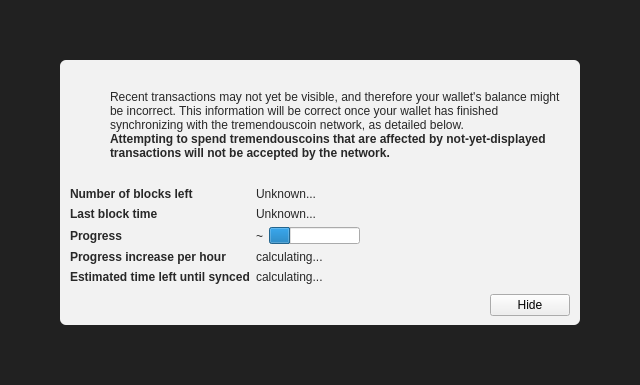
<?xml version="1.0" encoding="UTF-8"?>
<ui version="4.0">
 <class>ModalOverlay</class>
 <widget class="ModalOverlay" name="ModalOverlay">
  <property name="geometry">
   <rect>
    <x>0</x>
    <y>0</y>
    <width>640</width>
    <height>385</height>
   </rect>
  </property>
  <property name="windowTitle">
   <string>Form</string>
  </property>
  <layout class="QVBoxLayout" name="verticalLayout" stretch="0">
   <property name="sizeConstraint">
    <enum>QLayout::SetDefaultConstraint</enum>
   </property>
   <property name="leftMargin">
    <number>0</number>
   </property>
   <property name="topMargin">
    <number>0</number>
   </property>
   <property name="rightMargin">
    <number>0</number>
   </property>
   <property name="bottomMargin">
    <number>0</number>
   </property>
   <item>
    <widget class="QWidget" name="bgWidget" native="true">
     <property name="styleSheet">
      <string notr="true">#bgWidget { background: rgba(0,0,0,220); }</string>
     </property>
     <layout class="QVBoxLayout" name="verticalLayoutMain" stretch="1">
      <property name="leftMargin">
       <number>60</number>
      </property>
      <property name="topMargin">
       <number>60</number>
      </property>
      <property name="rightMargin">
       <number>60</number>
      </property>
      <property name="bottomMargin">
       <number>60</number>
      </property>
      <item>
       <widget class="QWidget" name="contentWidget" native="true">
        <property name="styleSheet">
         <string notr="true">#contentWidget { background: rgba(255,255,255,240); border-radius: 6px; }

QLabel { color: rgb(40,40,40);  }</string>
        </property>
        <layout class="QVBoxLayout" name="verticalLayoutSub" stretch="1,0,0,0">
         <property name="spacing">
          <number>0</number>
         </property>
         <property name="leftMargin">
          <number>10</number>
         </property>
         <property name="topMargin">
          <number>10</number>
         </property>
         <property name="rightMargin">
          <number>10</number>
         </property>
         <property name="bottomMargin">
          <number>10</number>
         </property>
         <item>
          <layout class="QHBoxLayout" name="horizontalLayoutIconText" stretch="0,1">
           <property name="topMargin">
            <number>20</number>
           </property>
           <item>
            <layout class="QVBoxLayout" name="verticalLayoutIcon">
             <property name="leftMargin">
              <number>0</number>
             </property>
             <item>
              <widget class="QPushButton" name="warningIcon">
               <property name="enabled">
                <bool>false</bool>
               </property>
               <property name="text">
                <string/>
               </property>
               <property name="icon">
                <iconset>
                 <normaloff>:/icons/warning</normaloff>
                 <disabledoff>:/icons/warning</disabledoff>:/icons/warning</iconset>
               </property>
               <property name="iconSize">
                <size>
                 <width>48</width>
                 <height>48</height>
                </size>
               </property>
               <property name="flat">
                <bool>true</bool>
               </property>
              </widget>
             </item>
             <item>
              <spacer name="verticalSpacerWarningIcon">
               <property name="orientation">
                <enum>Qt::Vertical</enum>
               </property>
               <property name="sizeHint" stdset="0">
                <size>
                 <width>20</width>
                 <height>40</height>
                </size>
               </property>
              </spacer>
             </item>
            </layout>
           </item>
           <item>
            <layout class="QVBoxLayout" name="verticalLayoutInfoText">
             <property name="leftMargin">
              <number>0</number>
             </property>
             <property name="topMargin">
              <number>0</number>
             </property>
             <item>
              <widget class="QLabel" name="infoText">
               <property name="text">
                <string>Recent transactions may not yet be visible, and therefore your wallet's balance might be incorrect. This information will be correct once your wallet has finished synchronizing with the tremendouscoin network, as detailed below.</string>
               </property>
               <property name="textFormat">
                <enum>Qt::RichText</enum>
               </property>
               <property name="wordWrap">
                <bool>true</bool>
               </property>
              </widget>
             </item>
             <item>
              <widget class="QLabel" name="infoTextStrong">
               <property name="font">
                <font>
                 <weight>75</weight>
                 <bold>true</bold>
                </font>
               </property>
               <property name="text">
                <string>Attempting to spend tremendouscoins that are affected by not-yet-displayed transactions will not be accepted by the network.</string>
               </property>
               <property name="textFormat">
                <enum>Qt::RichText</enum>
               </property>
               <property name="wordWrap">
                <bool>true</bool>
               </property>
              </widget>
             </item>
             <item>
              <spacer name="verticalSpacerInTextSpace">
               <property name="orientation">
                <enum>Qt::Vertical</enum>
               </property>
               <property name="sizeHint" stdset="0">
                <size>
                 <width>20</width>
                 <height>40</height>
                </size>
               </property>
              </spacer>
             </item>
            </layout>
           </item>
          </layout>
         </item>
         <item>
          <spacer name="verticalSpacerAfterText">
           <property name="orientation">
            <enum>Qt::Vertical</enum>
           </property>
           <property name="sizeHint" stdset="0">
            <size>
             <width>20</width>
             <height>40</height>
            </size>
           </property>
          </spacer>
         </item>
         <item>
          <layout class="QFormLayout" name="formLayout">
           <property name="fieldGrowthPolicy">
            <enum>QFormLayout::FieldsStayAtSizeHint</enum>
           </property>
           <property name="horizontalSpacing">
            <number>6</number>
           </property>
           <property name="verticalSpacing">
            <number>6</number>
           </property>
           <property name="topMargin">
            <number>10</number>
           </property>
           <item row="0" column="0">
            <widget class="QLabel" name="labelNumberOfBlocksLeft">
             <property name="font">
              <font>
               <weight>75</weight>
               <bold>true</bold>
              </font>
             </property>
             <property name="text">
              <string>Number of blocks left</string>
             </property>
            </widget>
           </item>
           <item row="0" column="1">
            <widget class="QLabel" name="numberOfBlocksLeft">
             <property name="text">
              <string>Unknown...</string>
             </property>
            </widget>
           </item>
           <item row="1" column="0">
            <widget class="QLabel" name="labelLastBlockTime">
             <property name="font">
              <font>
               <weight>75</weight>
               <bold>true</bold>
              </font>
             </property>
             <property name="text">
              <string>Last block time</string>
             </property>
            </widget>
           </item>
           <item row="1" column="1">
            <widget class="QLabel" name="newestBlockDate">
             <property name="sizePolicy">
              <sizepolicy hsizetype="Maximum" vsizetype="Preferred">
               <horstretch>0</horstretch>
               <verstretch>0</verstretch>
              </sizepolicy>
             </property>
             <property name="text">
              <string>Unknown...</string>
             </property>
            </widget>
           </item>
           <item row="2" column="0">
            <widget class="QLabel" name="labelSyncDone">
             <property name="font">
              <font>
               <weight>75</weight>
               <bold>true</bold>
              </font>
             </property>
             <property name="text">
              <string>Progress</string>
             </property>
            </widget>
           </item>
           <item row="2" column="1">
            <layout class="QHBoxLayout" name="horizontalLayoutSync" stretch="0,1">
             <item>
              <widget class="QLabel" name="percentageProgress">
               <property name="text">
                <string notr="true">~</string>
               </property>
              </widget>
             </item>
             <item>
              <widget class="QProgressBar" name="progressBar">
               <property name="value">
                <number>24</number>
               </property>
               <property name="format">
                <string/>
               </property>
              </widget>
             </item>
            </layout>
           </item>
           <item row="4" column="0">
            <widget class="QLabel" name="labelProgressIncrease">
             <property name="font">
              <font>
               <weight>75</weight>
               <bold>true</bold>
              </font>
             </property>
             <property name="text">
              <string>Progress increase per hour</string>
             </property>
            </widget>
           </item>
           <item row="4" column="1">
            <widget class="QLabel" name="progressIncreasePerH">
             <property name="text">
              <string>calculating...</string>
             </property>
            </widget>
           </item>
           <item row="5" column="0">
            <widget class="QLabel" name="labelEstimatedTimeLeft">
             <property name="font">
              <font>
               <weight>75</weight>
               <bold>true</bold>
              </font>
             </property>
             <property name="text">
              <string>Estimated time left until synced</string>
             </property>
            </widget>
           </item>
           <item row="5" column="1">
            <widget class="QLabel" name="expectedTimeLeft">
             <property name="text">
              <string>calculating...</string>
             </property>
            </widget>
           </item>
          </layout>
         </item>
         <item>
          <layout class="QHBoxLayout" name="horizontalLayoutButtons">
           <property name="leftMargin">
            <number>10</number>
           </property>
           <property name="topMargin">
            <number>10</number>
           </property>
           <item>
            <spacer name="horizontalSpacer">
             <property name="orientation">
              <enum>Qt::Horizontal</enum>
             </property>
             <property name="sizeHint" stdset="0">
              <size>
               <width>40</width>
               <height>20</height>
              </size>
             </property>
            </spacer>
           </item>
           <item>
            <widget class="QPushButton" name="closeButton">
             <property name="text">
              <string>Hide</string>
             </property>
            </widget>
           </item>
          </layout>
         </item>
        </layout>
       </widget>
      </item>
     </layout>
    </widget>
   </item>
  </layout>
 </widget>
 <customwidgets>
  <customwidget>
   <class>ModalOverlay</class>
   <extends>QWidget</extends>
   <header>modaloverlay.h</header>
   <container>1</container>
  </customwidget>
 </customwidgets>
 <resources/>
 <connections/>
</ui>
